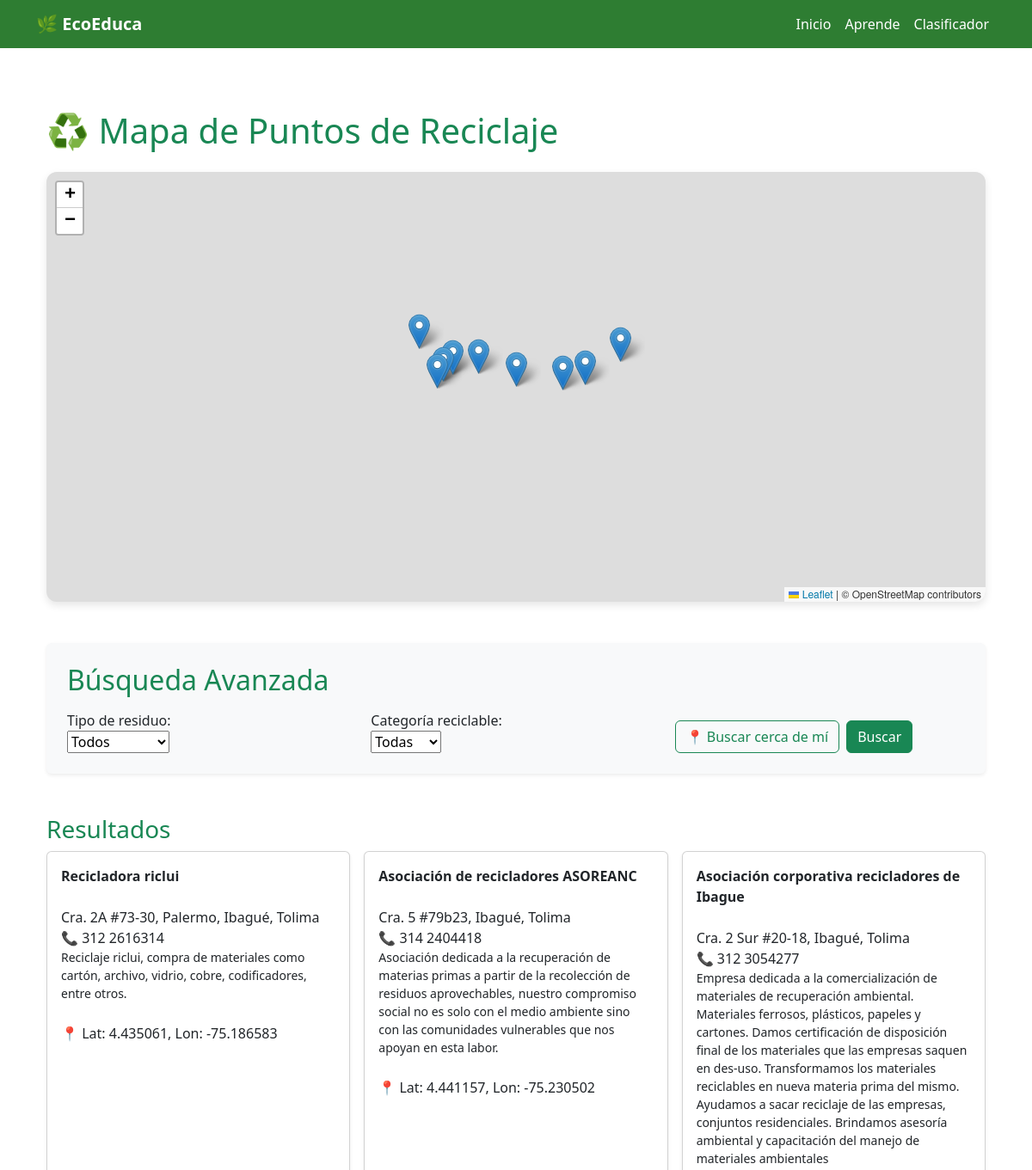
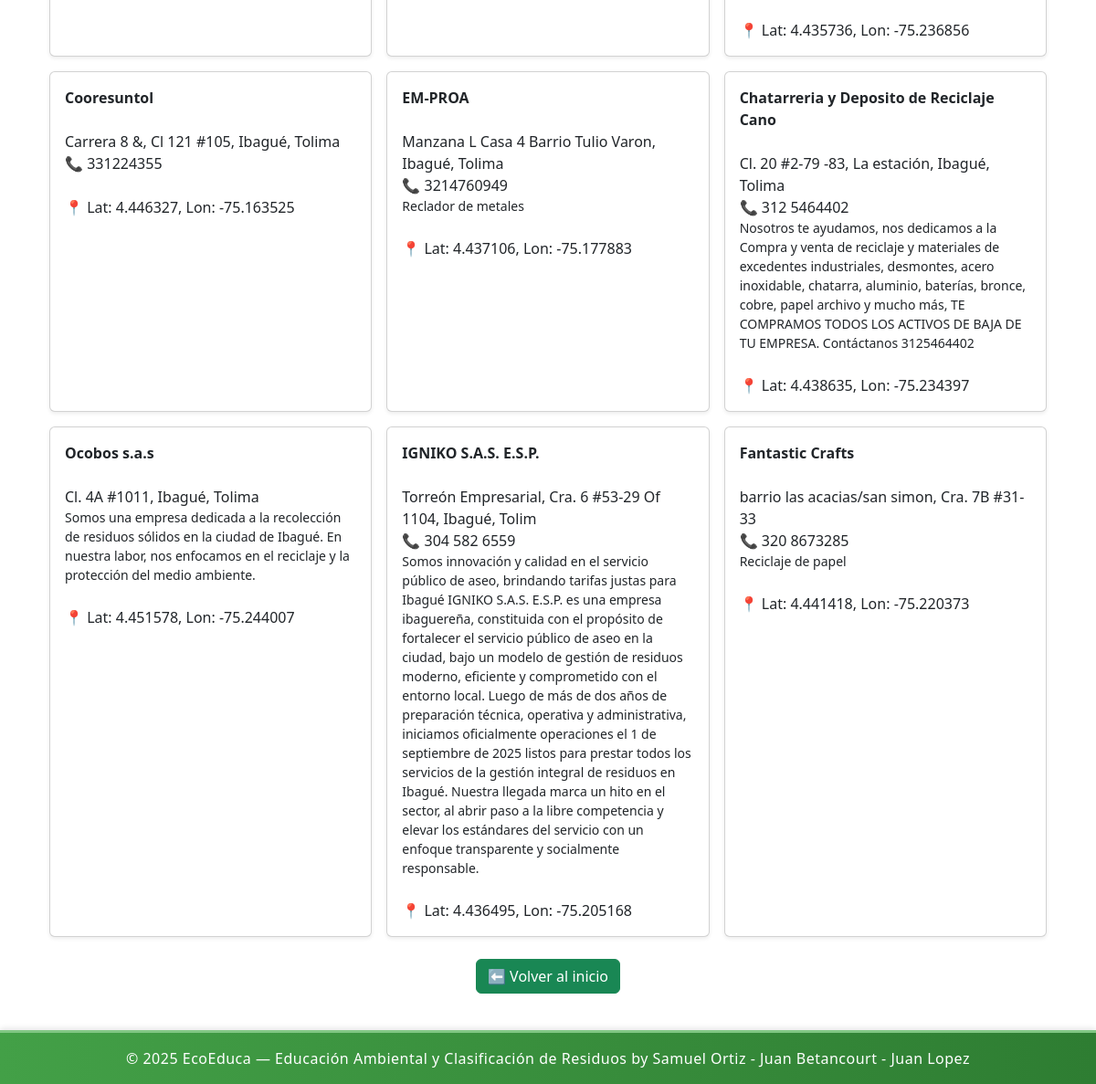
The page /puntos/ on the database its author committed (2 pictures, top to bottom).
### puntos/models.py (models this page shows, shortened)
class PuntoReciclaje(models.Model):
    nombre = models.CharField(max_length=100)
    direccion = models.CharField(max_length=200)
    tipo = models.CharField(max_length=20, choices=TIPOS_RESIDUOS)
    categoria_reciclable = models.CharField(max_length=20, choices=CATEGORIAS_RECICLABLES, blank=True, null=True)
    telefono = models.CharField(max_length=20, blank=True, null=True)
    descripcion = models.TextField(blank=True, null=True)
    latitud = models.FloatField(null=True, blank=True)
    longitud = models.FloatField(null=True, blank=True)

### puntos/views.py (the view, shortened to what this page needs)
# urls.py: path('', views.mapa_y_busqueda, name='mapa_y_busqueda'),
def mapa_y_busqueda(request):
    form = BusquedaPuntosForm(request.GET or None)
    puntos = PuntoReciclaje.objects.all()
    return render(request, 'puntos/mapa_y_busqueda.html', {'form': form,'puntos': puntos})

### puntos/forms.py
class BusquedaPuntosForm(forms.Form):
    tipo_residuo = forms.ChoiceField(
        choices=[('', 'Todos')] + TIPOS_RESIDUOS,
        required=False,
        label="Tipo de residuo"
    )
    categoria = forms.ChoiceField(
        choices=[('', 'Todas')] + CATEGORIAS_RECICLABLES,
        required=False,
        label="Categoría reciclable"
    )

### puntos/templates/puntos/mapa_y_busqueda.html (shortened to what this page needs)
{% extends 'ecoeduca/base.html' %}
{% block content %}
<div class="container mt-5">
    <h1 class="mb-4 text-success">♻️ Mapa de Puntos de Reciclaje</h1>
    <div id="map" style="height: 500px; border-radius: 12px; box-shadow: 0 4px 10px rgba(0,0,0,0.1);"></div>
    <link rel="stylesheet" href="https://unpkg.com/leaflet/dist/leaflet.css" />
    <div class="mt-5 p-4 bg-light rounded shadow-sm form-card">
        <h2 class="mb-3 text-success">Búsqueda Avanzada</h2>
        <form method="get" class="row g-3" id="busqueda-form">
            <div class="col-md-4">
                {{ form.tipo_residuo.label_tag }}<br>
                {{ form.tipo_residuo }}
            </div>
            <div class="col-md-4">
                {{ form.categoria.label_tag }}<br>
                {{ form.categoria }}
            </div>
            <div class="col-md-4 d-flex align-items-end gap-2">
                <button type="button" class="btn btn-outline-success" id="mi-ubicacion-btn">
                    📍 Buscar cerca de mí
                </button>
                <button type="submit" class="btn btn-success">Buscar</button>
            </div>
        </form>
    </div>
    {% if puntos %}
    <h3 class="mt-5 text-success">Resultados</h3>
    <div class="row g-3">
        {% for punto in puntos %}
        <div class="col-md-4">
            <div class="card p-3 shadow-sm h-100">
                <strong>{{ punto.nombre }}</strong><br>
                {{ punto.direccion }}<br>
                {% if punto.telefono %}📞 {{ punto.telefono }}<br>{% endif %}
                {% if punto.descripcion %}<small>{{ punto.descripcion }}</small>{% endif %}
                {% if punto.latitud and punto.longitud %}
                    <br>📍 Lat: {{ punto.latitud }}, Lon: {{ punto.longitud }}
                {% endif %}
            </div>
        </div>
        {% endfor %}
    </div>
    {% else %}
        <p class="text-muted mt-3">No se encontraron puntos con los filtros seleccionados.</p>
    {% endif %}
    <div class="mt-4 text-center">
        <a href="{% url 'ecoeduca:inicio' %}" class="btn btn-success ecoedu-btn">
            ⬅️ Volver al inicio
        </a>
    </div>
</div>
{% endblock %}

### ecoeduca/templates/ecoeduca/base.html (shortened to what this page needs)
{% load static %}
<!DOCTYPE html>
<html lang="es">
<head>
    <link rel="stylesheet" href="https://cdn.jsdelivr.net/npm/bootstrap@5.3.0/dist/css/bootstrap.min.css">
    <link rel="stylesheet" href="{% static 'ecoeduca/css/styles.css' %}">
    <link href="https://cdn.jsdelivr.net/npm/bootstrap@5.3.3/dist/css/bootstrap.min.css" rel="stylesheet">
</head>
<body class="d-flex flex-column min-vh-100">
    <nav class="navbar navbar-expand-lg">
        <div class="container">
            <a class="navbar-brand" href="{% url 'ecoeduca:inicio' %}">🌿 EcoEduca</a>
            <div class="collapse navbar-collapse">
                <ul class="navbar-nav ms-auto">
                    <li class="nav-item"><a class="nav-link" href="{% url 'ecoeduca:inicio' %}">Inicio</a></li>
                    <li class="nav-item"><a class="nav-link" href="{% url 'ecoeduca:aprende' %}">Aprende</a></li>
                    <li class="nav-item"><a class="nav-link" href="{% url 'clasificador:clasificar' %}">Clasificador</a></li>
                </ul>
            </div>
        </div>
    </nav>
    <main class="container mt-4 flex-grow-1">
        {% block content %}{% endblock %}
    </main>
    <footer class="ecoedu-footer text-center py-3 mt-auto">
        <p>© 2025 EcoEduca — Educación Ambiental y Clasificación de Residuos by Samuel Ortiz - Juan Betancourt - Juan Lopez</p>
    </footer>
</body>
</html>

### ecoeduca/static/ecoeduca/css/styles.css (style rules this page uses)
body { background-color: #f6fef7; display: flex; flex-direction: column; min-height: 100vh; }
main { flex-grow: 1; padding-bottom: 40px; }
nav { background-color: #2e7d32; }
nav a, .navbar-brand { color: white !important; font-weight: 600; }
footer { background: #1b5e20; color: #fff; text-align: center; padding: 10px; margin-top: 30px; }
.ecoedu-footer { background: linear-gradient(90deg, #43a047, #2e7d32); color: #ffffff; border-top: 3px solid #81c784; font-weight: 500; letter-spacing: 0.5px; box-shadow: 0 -2px 6px rgba(0, 0, 0, 0.1); }
.ecoedu-footer p { margin: 0; }
.card { border: none; border-radius: 12px; transition: transform 0.3s ease, box-shadow 0.3s ease; }
.btn-success { background-color: #2e7d32; border: none; }
.btn-outline-success { border-color: #2e7d32; color: #2e7d32; }
body { font-family: 'Poppins', sans-serif; margin: 0; background-color: #f5f9f6; color: #333; }
#map { position: relative; z-index: 1; }
form { position: relative; z-index: 2; }

### rows shown on the page
PuntoReciclaje: nombre "Recicladora riclui", direccion "Cra. 2A #73-30, Palermo, Ibagué, Tolima", telefono "312 2616314", descripcion "Reciclaje riclui, compra de materiales como cartón, archivo, vidrio, cobre, codificadores, entre otros.", latitud "4.435061", longitud "-75.186583"
PuntoReciclaje: nombre "Asociación de recicladores ASOREANC", direccion "Cra. 5 #79b23, Ibagué, Tolima", telefono "314 2404418", descripcion "Asociación dedicada a la recuperación de materias primas a partir de la recolección de residuos aprovechables, nuestro compromiso social no es solo con el medio ambiente sino con las comunidades vulnerables que nos apoyan en esta labor.", latitud "4.441157", longitud "-75.230502"
PuntoReciclaje: nombre "Asociación corporativa recicladores de Ibague", direccion "Cra. 2 Sur #20-18, Ibagué, Tolima", telefono "312 3054277", descripcion "Empresa dedicada a la comercialización de materiales de recuperación ambiental. Materiales ferrosos, plásticos, papeles y cartones. Damos certificación de disposición final de los materiales que las empresas saquen en des-uso. Transformamos los materiales reciclables en nueva materia prima del mismo. Ayudamos a sacar reciclaje de las empresas, conjuntos residenciales. Brindamos asesoría ambiental y capacitación del manejo de materiales ambientales", latitud "4.435736", longitud "-75.236856"
PuntoReciclaje: nombre "Cooresuntol", direccion "Carrera 8 &, Cl 121 #105, Ibagué, Tolima", telefono "331224355", latitud "4.446327", longitud "-75.163525"
PuntoReciclaje: nombre "EM-PROA", direccion "Manzana L Casa 4 Barrio Tulio Varon, Ibagué, Tolima", telefono "3214760949", descripcion "Reclador de metales", latitud "4.437106", longitud "-75.177883"
PuntoReciclaje: nombre "Chatarreria y Deposito de Reciclaje Cano", direccion "Cl. 20 #2-79 -83, La estación, Ibagué, Tolima", telefono "312 5464402", descripcion "Nosotros te ayudamos, nos dedicamos a la Compra y venta de reciclaje y materiales de excedentes industriales, desmontes, acero inoxidable, chatarra, aluminio, baterías, bronce, cobre, papel archivo y mucho más, TE COMPRAMOS TODOS LOS ACTIVOS DE BAJA DE TU EMPRESA. Contáctanos 3125464402", latitud "4.438635", longitud "-75.234397"
PuntoReciclaje: nombre "Ocobos s.a.s", direccion "Cl. 4A #1011, Ibagué, Tolima", descripcion "Somos una empresa dedicada a la recolección de residuos sólidos en la ciudad de Ibagué. En nuestra labor, nos enfocamos en el reciclaje y la protección del medio ambiente.", latitud "4.451578", longitud "-75.244007"
PuntoReciclaje: nombre "IGNIKO S.A.S. E.S.P.", direccion "Torreón Empresarial, Cra. 6 #53-29 Of 1104, Ibagué, Tolim", telefono "304 582 6559", descripcion "Somos innovación y calidad en el servicio público de aseo, brindando tarifas justas para Ibagué IGNIKO S.A.S. E.S.P. es una empresa ibaguereña, constituida con el propósito de fortalecer el servicio público de aseo en la ciudad, bajo un modelo de gestión de residuos moderno, eficiente y comprometido con el entorno local. Luego de más de dos años de preparación técnica, operativa y administrativa, iniciamos oficialmente operaciones el 1 de septiembre de 2025 listos para prestar todos los servicios de la gestión integral de residuos en Ibagué. Nuestra llegada marca un hito en el sector, al abrir paso a la libre competencia y elevar los estándares del servicio con un enfoque transparente y…", latitud "4.436495", longitud "-75.205168"
PuntoReciclaje: nombre "Fantastic Crafts", direccion "barrio las acacias/san simon, Cra. 7B #31-33", telefono "320 8673285", descripcion "Reciclaje de papel", latitud "4.441418", longitud "-75.220373"
